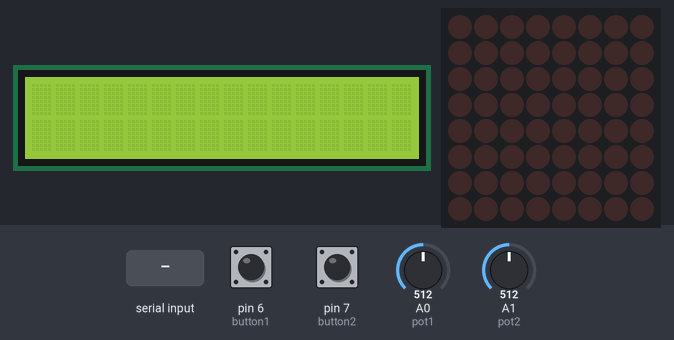
Bench run of a sketch on a simulated Arduino Uno, built with avr-gcc and run on an emulated ATmega328P. Shown: 16×2 character LCD, 8×8 LED matrix. Inputs (shaded band) come from the test bench; at power-on: pin 6 (button1) LOW, pin 7 (button2) LOW, A0 (pot1) = 512, A1 (pot2) = 512. What the sketch prints to the serial monitor is not drawn.

Above: at 1.2 s.
1.3 s: "5\n" received over Serial
At 3.1 s:
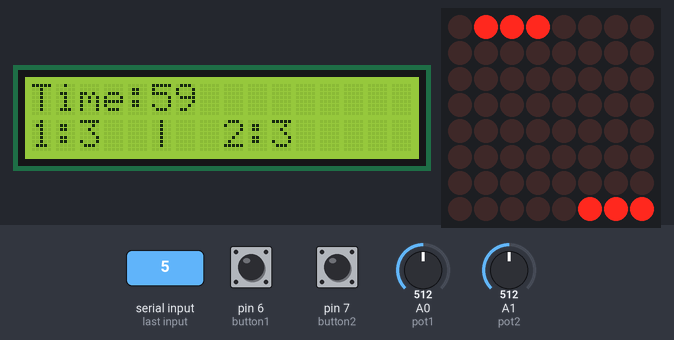
4.3 s: pin 6 (button1) pulled HIGH for 3.2 s
At 4.77 s:
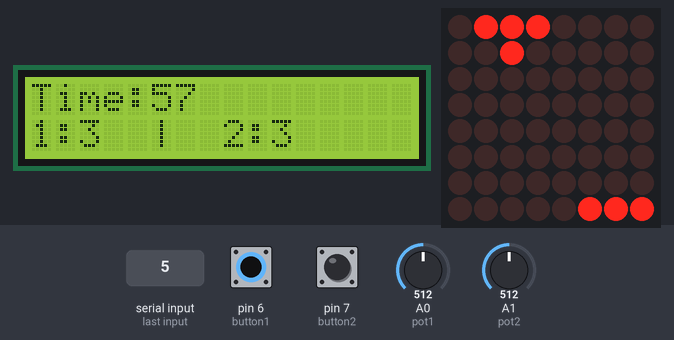
9.0 s: pin 7 (button2) pulled HIGH for 0.15 s
At 9.25 s:
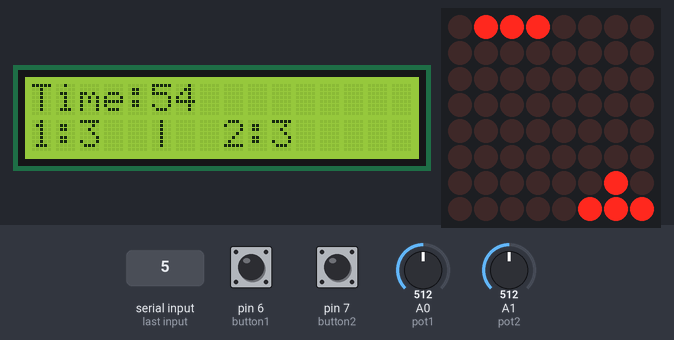
11.7 s: A0 (pot1) set to 547
At 12.2 s:
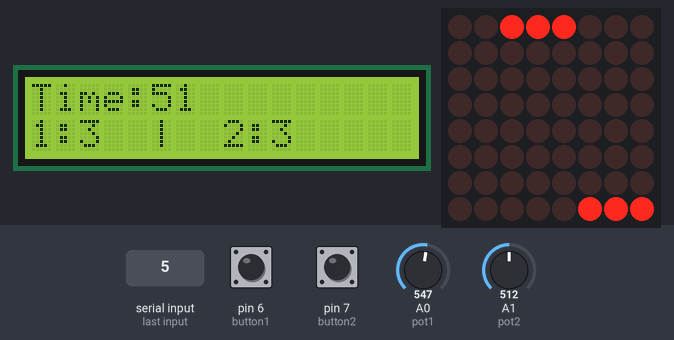
14.7 s: A1 (pot2) set to 475
At 16.1 s:
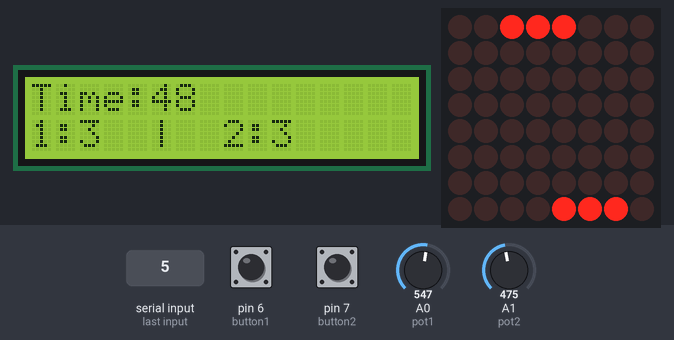
17.7 s: pin 7 (button2) pulled HIGH for 3.2 s
At 18.2 s:
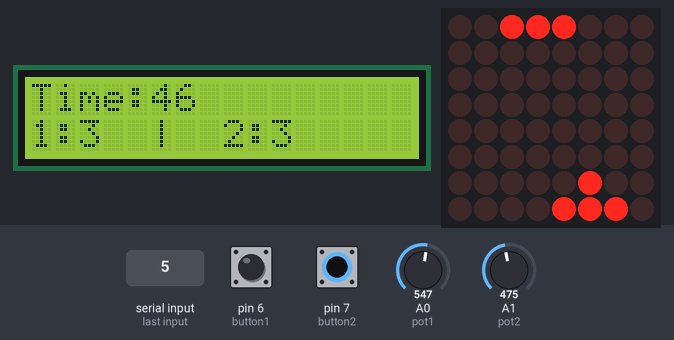
Timing chart, 0 to 20.7 s (numbered marks = the images above; inputs shaded):
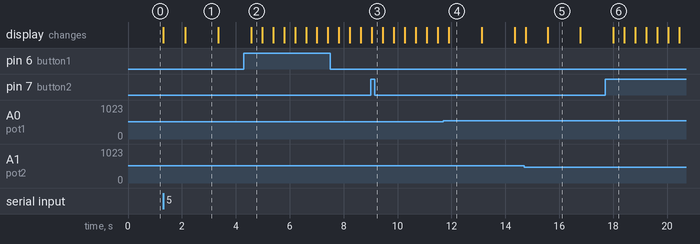

The sketch:

shooting_game.ino
```cpp
#include <LedControl.h>
#include <LiquidCrystal.h>

LiquidCrystal lcd(12,11,5,4,3,2);

int dataIn = 10;
int clk = 9;
int load = 8;
LedControl lc=LedControl(dataIn,clk,load,1);

int pot1 = 0;
int pot2 = 1;
int button1 = 6;
int button2 = 7;

int shotCollision = 0;
int gameSpeed = 1;
int lifeCount = 3;
int gameTime = 60;
int currentTime;

int count1_1;
int count2_1;
int count1_2;
int count2_2;

int player1[3] = {0,1,2};
int player2[3] = {5,6,7};
int p1read1;
int p1read2;
int p2read1;
int p2read2;
int p1_life = 3;
int p2_life = 3;
int p1_shots[9][2];
int p2_shots[9][2];
int p1t1 = 0;
int p2t1 = 0;
int p1t2;
int p2t2;
String endString[4] = {"","Player1 wins","Player2 wins","DRAW"};
int game_set = 0;
int game_end = 0;
int count;


void setup()
{
  pinMode(button1,INPUT);
  pinMode(button2,INPUT);
  pinMode(pot1,INPUT);
  pinMode(pot2,INPUT);
  lcd.begin(16,2);
  Serial.begin(9600);
  lc.shutdown(0,false);//wake up max7219
  lc.setIntensity(0,8);
  analogWrite(3,35);//write contrast to lcd
  count = 0;
}

void gameSettings()
{
  while(!game_set)
  {
    Serial.println("Game Settings:");
    Serial.println("1-Game Speed(default:1)");
    Serial.println("2-Life Count(default:3)");
    Serial.println("3-Time Limit (negative for no time limit,default:60)");
    Serial.println("4-Shot collision (0  or 1, default 0)");
    Serial.println("5-Start Game");
    while(!Serial.available()){}
    int input = Serial.parseInt();
    if(input == 1)
    {
       Serial.println("Enter number between 1 and 3:");
       while(!Serial.available()){}
       int input = Serial.parseInt();
       if(input >= 0 && input <=3)
       {
         gameSpeed = input;
       }
       else
         Serial.println("Invalid input:");
    }
    if(input == 2)
    {
      Serial.println("Enter number, negative for no life limit:");
       while(!Serial.available()){}
       int input = Serial.parseInt();
       lifeCount = input;
    }
    if(input == 3)
    {
       Serial.println("Enter number, negative for no time limit,:");;
       while(!Serial.available()){}
       int input = Serial.parseInt();
       gameTime = input;
    }
    if(input == 4)
    {
       Serial.println("Enter 0 or 1 to toggle shot collision:");;
       while(!Serial.available()){}
       int input = Serial.parseInt();
       if(input == 0 || input == 1)
       {
         shotCollision = input;
       }
    }
    if(input == 5)
    {
      game_set = 1;
    }
  }
}

void loop()
{
  if(game_set == 0)
  {
    gameSettings();
    p1_life = lifeCount;
    p2_life = lifeCount;
    p1t1 = 0;
    p2t2 = 0;
    currentTime = gameTime;
    game_end = 0;
    reset_shots();
    count1_1 = 0;
    count2_1 = 0;
    count1_2 = 4;
    count2_2 = 4;
  }
  if(game_end > 0)
  {
    lcd.clear();
    lcd.print(endString[game_end]);
    game_set = 0;
  }
  else
  {

   lc.clearDisplay(0);

   //movement
   p1read1 = analogRead(pot1);
   p2read1 = analogRead(pot2);
   if(p1read1-p1read2 > 20 || p1read1-p1read2 < -20) //use value of 20 so the small changes in analog aren't registered, smooths out the movement
   {
     movePlayer(player1,p1read1-p1read2);
   }
   if(p2read1-p2read2 > 20 || p2read1-p2read2 < -20)
   {
     movePlayer(player2,p2read1-p2read2);
   }

   //shooting
   //use count to put a cooldown on the shots
   count1_1 = count;
   count2_1 = count;
   int p1shot = count1_1 - count1_2;
   int p2shot = count2_1 - count2_2;
   if(digitalRead(button1) == HIGH && p1shot > 3)
   {
     p1shoot();
     count1_2 = count;
   }
   if(digitalRead(button2) == HIGH && p2shot > 3)
   {
     p2shoot();
     count2_2 = count;
   }
   advanceShots();
   if(shotCollision)
   {
     collision();
   }
   //write all the appropriate LEDS to high
   ledPlayers();
   ledShots();

   p1read2 = analogRead(pot1);
   p2read2 = analogRead(pot2);
   count++;
   if(gameTime > 0)
   {
     if(count % 3 == 0)
       currentTime--;
     if(currentTime == 0)
     {
       if(p1_life < p2_life)
         game_end = 1;
       else if(p1_life > p2_life)
         game_end = 2;
       else
         game_end = 3;
     }

   }
   updateLCD();
   delay(500 - gameSpeed*100);//delay set by game speed
  }

}


//to make it the same for both players, movement will be up and down instead of left and right
void movePlayer(int player[],int movement)
{
  if(movement > 0)//move up
  {
    if(player[2] != 7)
    {
      player[0]++;
      player[1]++;
      player[2]++;
    }
  }
  else
    if(player[0] != 0)//move down
    {
      player[0]--;
      player[1]--;
      player[2]--;
    }
}

void p1shoot()
{
  int i;
  for(i=0;i<9;i++)
  {
    if(p1_shots[i][0] == -1)
    {
      p1_shots[i][0] = 0;
      p1_shots[i][1] = player1[1];
      //Serial.println("shot");
      return;
    }
  }
}

void p2shoot()
{
  int i;
  for(i=0;i<9;i++)
  {
    if(p2_shots[i][0] == -1)
    {
      p2_shots[i][0] = 7;
      p2_shots[i][1] = player2[1];
      return;
    }
  }
}

void advanceShots()
{
   //advance each existing shot
   int i;
   for(i=0;i<9;i++)
   {
     if(p1_shots[i][0] != -1)
     {
       p1_shots[i][0]++;

       if(p1_shots[i][0] == 7)
       {
         if(p1_shots[i][1] == player2[0] || p1_shots[i][1] == player2[1] || p1_shots[i][1] == player2[2])
         {
           p2_life--;
           if(p2_life == 0)
           {
             game_end = 1;
           }
         }
         p1_shots[i][0] = -1;
       }
     }

     if(p2_shots[i][0] != -1)
     {
       p2_shots[i][0]--;

       if(p2_shots[i][0] == 0)
       {
         if(p2_shots[i][1] == player1[0] || p2_shots[i][1] == player1[1] || p2_shots[i][1] == player1[2])
         {
           p1_life--;
           if(p1_life == 0)
           {
            game_end = 2;
           }
         }
         p2_shots[i][0] = -1;
       }
     }
   }
}

void ledPlayers()
{
  int i;
  for(i=0;i<3;i++)
  {
    lc.setLed(0,0,player1[i],true);
    lc.setLed(0,7,player2[i],true);
  }
}

void ledShots()
{
  int i;
  for(i=0;i<9;i++)
  {
    if(p1_shots[i][0] != -1)
    {
      lc.setLed(0, p1_shots[i][0], p1_shots[i][1],true);
    }
    if(p2_shots[i][0] != -1)
    {
      lc.setLed(0,p2_shots[i][0],p2_shots[i][1],true);
    }
  }
}

void updateLCD()
{
  lcd.clear();
  lcd.setCursor(0,0);
  lcd.print("Time:");
  if(gameTime > 0)
  {
    lcd.print(currentTime);
  }
  else
  {
    lcd.print("--");
  }
  lcd.setCursor(0,1);
  lcd.print("1:");
  lcd.print(p1_life);
  lcd.print("  |  ");
  lcd.print("2:");
  lcd.print(p2_life);
}

void collision()
{
  int i;
  int j;
  for(i=0;i<9;i++)
  {
    for(j=0;j<9;j++)
    {
      if((p1_shots[i][0] == p2_shots[j][0] || p1_shots[i][0] + 1 == p2_shots[j][0] )&& p1_shots[i][1] == p2_shots[j][1])
      {//if both shots are in same position, they cancel out
        p1_shots[i][0] = -1;
        p2_shots[j][0] = -1;

      }
    }
  }
}

void reset_shots()//set the arrays to -1
{
  int i;
  for(i=0;i<9;i++)
  {
    p1_shots[i][0] = -1;
    p2_shots[i][0] = -1;
  }
}
```

Measured:
- the behaviour switches between 532 and 533 on A0 (pot1) (found by bisection; images 3 and 4)
- the behaviour switches between 492 and 491 on A1 (pot2) (found by bisection; images 4 and 5)
- after the input at 1.3 s, the display: first changes at once (image 1 shows a later state)
- after the input at 4.3 s, the display: changes after 0.27 s (image 2)
- after the input at 9.0 s, the display: changes after 0.05 s (image 3)
- after the input at 11.7 s, the display: changes after 0.20 s (image 4)
- after the input at 14.7 s, the display: first changes after 0.05 s (image 5 shows a later state)
- after the input at 17.7 s, the display: changes after 0.31 s (image 6)
